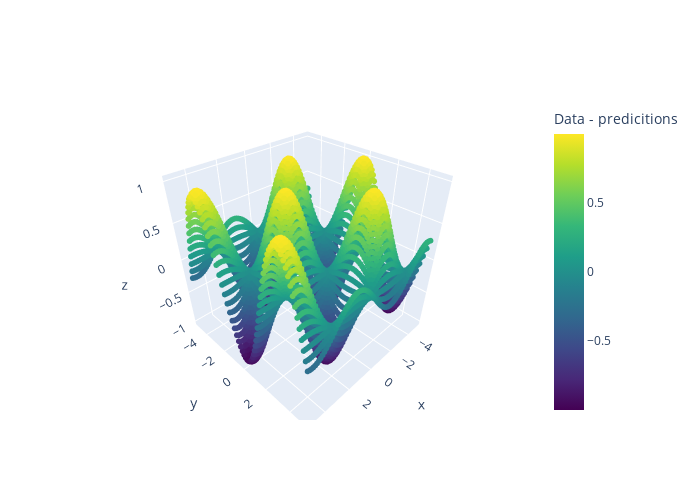

The notebook cell this image was saved under:
### Code cell
import plotly.graph_objects as go

predictions = model(torch.cat((torch.Tensor(X).reshape(-1, 1), torch.Tensor(Y).reshape(-1, 1)), axis=1).to(device)).cpu().detach().numpy().reshape(-1)
trace1 = go.Scatter3d(
    x=X.reshape(-1),
    y=Y.reshape(-1),
    z=Z.reshape(-1),
    mode='markers',
    marker=dict(
        size=2,
        color=Z.reshape(-1),
        colorscale='Viridis',
        colorbar=dict(title='Data - predicitions'),
    ),
    name='Model'
)
fig = go.Figure(data=[trace1], layout=dict(width=700, height=500))
# fig.update_layout(
#     scene = dict(
#         xaxis = dict(range=[-5,5]),
#         yaxis = dict(range=[-5,5]),
#         zaxis = dict(range=[-0.1,0.1]),),
#     width=700,
#     margin=dict(r=20, l=10, b=10, t=10)
# )
fig.show()

### Figure 1 — Plotly figure (JSON) as saved in the notebook; plotly's stock layout.template omitted (floating-point values rounded to 4 significant figures; data arrays with more than 128 entries replaced by an {"elided": "..."} marker saying what was removed)
{"data": [{"marker": {"color": {"elided": "6400 float values"}, "colorbar": {"title": {"text": "Data - predicitions"}}, "colorscale": [[0, "#440154"], [0.1111, "#482878"], [0.2222, "#3e4989"], [0.3333, "#31688e"], [0.4444, "#26828e"], [0.5556, "#1f9e89"], [0.6667, "#35b779"], [0.7778, "#6ece58"], [0.8889, "#b5de2b"], [1, "#fde725"]], "size": 2}, "mode": "markers", "name": "Model", "type": "scatter3d", "x": {"elided": "6400 float values"}, "y": {"elided": "6400 float values"}, "z": {"elided": "6400 float values"}}], "layout": {"height": 500, "width": 700}}
